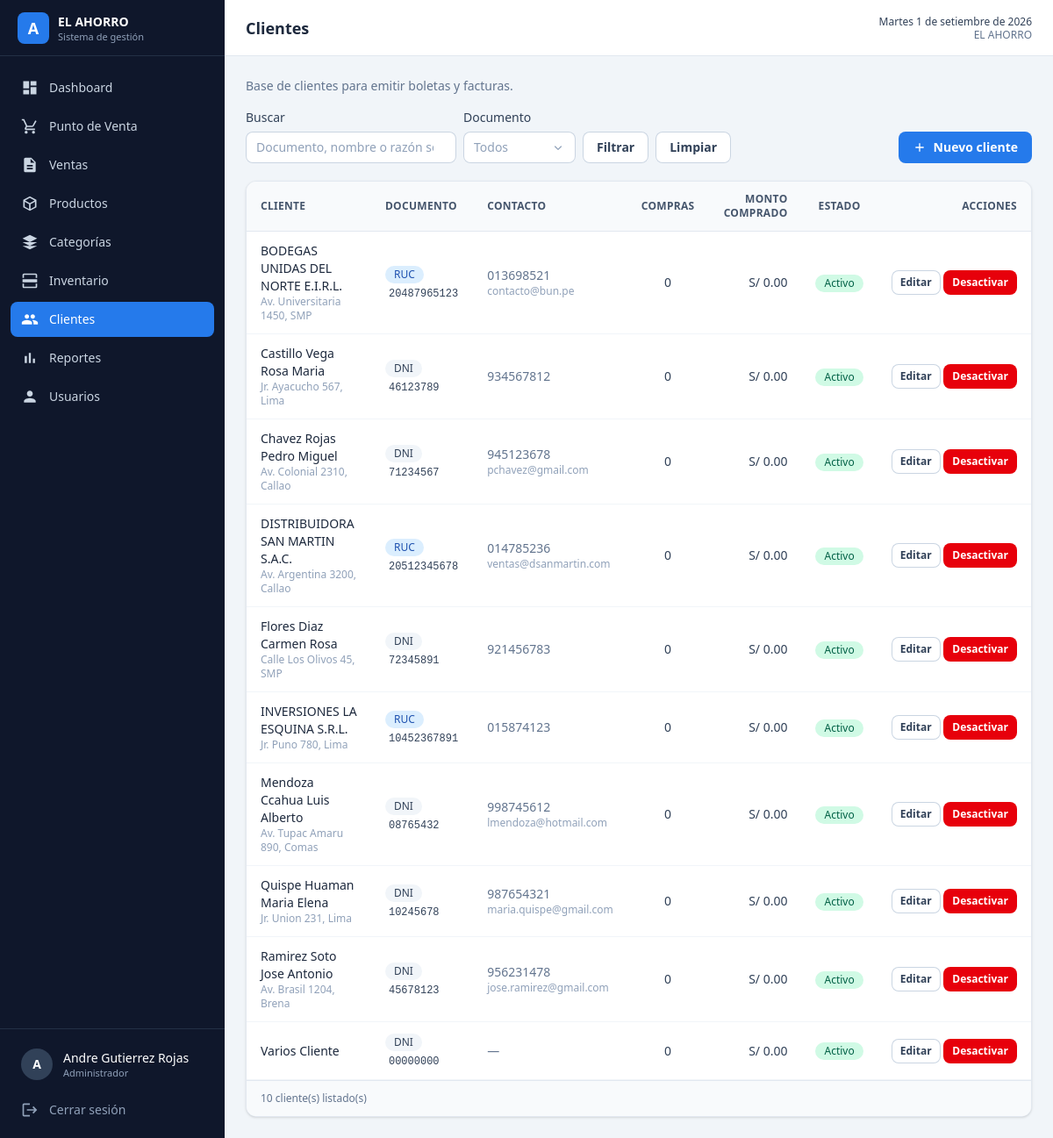
Screenshot of /pages/clientes.php (signed in) with the database file from the repository.
### tables this page shows
CREATE TABLE clientes (
    id_cliente       INT AUTO_INCREMENT PRIMARY KEY,
    tipo_documento   ENUM('DNI','RUC') NOT NULL DEFAULT 'DNI',
    numero_documento VARCHAR(11)   NOT NULL,
    nombres          VARCHAR(100)  NULL,
    apellidos        VARCHAR(100)  NULL,
    razon_social     VARCHAR(150)  NULL,
    telefono         VARCHAR(20)   NULL,
    email            VARCHAR(100)  NULL,
    direccion        VARCHAR(200)  NULL,
    estado           TINYINT(1)    NOT NULL DEFAULT 1,
    created_at       TIMESTAMP     NOT NULL DEFAULT CURRENT_TIMESTAMP,
    updated_at       TIMESTAMP     NULL DEFAULT NULL ON UPDATE CURRENT_TIMESTAMP,
    CONSTRAINT uq_clientes_documento UNIQUE (numero_documento),
    INDEX idx_clientes_nombres (apellidos, nombres)
);

### config.php (called while the page is built, shortened)
<?php
function e($valor)
{
    return htmlspecialchars((string) $valor, ENT_QUOTES, 'UTF-8');
}
function money($monto)
{
    return 'S/ ' . number_format((float) $monto, 2, '.', ',');
}

### database/Conexion.php (called while the page is built)
<?php
class Conexion
{
    private static $instancia = null;
    public static function conectar()
    {
        if (self::$instancia !== null) {
            return self::$instancia;
        }
        try {
            $host = $_ENV['DB_HOST'] ?? (getenv('DB_HOST') ?: 'localhost');
            $db   = $_ENV['DB_NAME'] ?? (getenv('DB_NAME') ?: 'minimarket');
            $user = $_ENV['DB_USER'] ?? (getenv('DB_USER') ?: 'root');
            $pass = $_ENV['DB_PASS'] ?? (getenv('DB_PASS') ?: '');
            $conexion = new PDO(
                'mysql:host=' . $host . ';dbname=' . $db . ';charset=utf8mb4',
                $user,
                $pass,
                [
                    PDO::ATTR_ERRMODE            => PDO::ERRMODE_EXCEPTION,
                    PDO::ATTR_DEFAULT_FETCH_MODE => PDO::FETCH_ASSOC,
                    PDO::ATTR_EMULATE_PREPARES   => false,
                ]
            );
            self::$instancia = $conexion;
            return $conexion;
        } catch (PDOException $e) {
            die('Error de conexión a la base de datos: ' . $e->getMessage());
        }
    }
}

### controllers/ClienteController.php (called while the page is built, shortened)
<?php
require_once __DIR__ . '/../models/Cliente.php';
class ClienteController
{
    private $modelo;
    public function __construct()
    {
        $this->modelo = new Cliente();
    }
    public function listar($filtros = [])
    {
        return $this->modelo->listar($filtros);
    }
}

### models/Cliente.php (called while the page is built, shortened)
<?php
require_once __DIR__ . '/../database/Conexion.php';
class Cliente
{
    private $conexion;
    public function __construct()
    {
        $this->conexion = Conexion::conectar();
    }
    private function expresionNombre($alias = 'c')
    {
        return "TRIM(COALESCE({$alias}.razon_social,
                CONCAT(COALESCE({$alias}.apellidos, ''), ' ',
                       COALESCE({$alias}.nombres, ''))))";
    }
    public function listar($filtros = [])
    {
        $nombre = $this->expresionNombre();
        $sql = "
            SELECT
                c.*,
                {$nombre} AS nombre_completo,
                COUNT(v.id_venta) AS total_compras,
                COALESCE(SUM(CASE WHEN v.estado = 'EMITIDA' THEN v.total ELSE 0 END), 0) AS monto_comprado
            FROM clientes c
            LEFT JOIN ventas v ON v.id_cliente = c.id_cliente
            WHERE 1 = 1
        ";
        $parametros = [];
        $sql .= " GROUP BY c.id_cliente ORDER BY {$nombre} ASC";
        $stmt = $this->conexion->prepare($sql);
        $stmt->execute($parametros);
        return $stmt->fetchAll();
    }
}

### middleware/Auth.php (called while the page is built, shortened)
<?php
class Auth
{
    public static function rol()
    {
        return $_SESSION['usuario']['rol'] ?? null;
    }
    public static function esAdministrador()
    {
        return in_array(self::rol(), ['Administrador', 'SuperAdministrador'], true);
    }
}

### pages/clientes.php (the view, shortened to what this page needs)
<?php
require_once __DIR__ . '/../config.php';
require_once __DIR__ . '/../middleware/Auth.php';
require_once __DIR__ . '/../controllers/ClienteController.php';
$controlador = new ClienteController();
$filtros = [
    'busqueda'       => trim($_GET['q'] ?? ''),
    'tipo_documento' => $_GET['tipo'] ?? '',
];
$clientes = $controlador->listar($filtros);
require __DIR__ . '/../components/layout_inicio.php';
?>
<p class="mb-4 text-sm text-slate-500">Base de clientes para emitir boletas y facturas.</p>
<div class="mb-5 flex flex-wrap items-end justify-between gap-3">
    <form method="GET" action="<?= BASE_URL ?>clientes" class="flex flex-wrap items-end gap-2">
        <div>
            <label for="q" class="etiqueta">Buscar</label>
            <input type="search" id="q" name="q" value="<?= e($filtros['busqueda']) ?>"
                class="campo w-60" placeholder="Documento, nombre o razón social">
        </div>
        <div>
            <label for="tipo" class="etiqueta">Documento</label>
        </div>
        <button type="submit" class="btn-secundario">Filtrar</button>
        <a href="<?= BASE_URL ?>clientes" class="btn-secundario">Limpiar</a>
    </form>
    <button type="button" class="btn-primario" onclick="abrirModal()">
        <svg class="h-4 w-4" viewBox="0 0 24 24" fill="currentColor">
            <path d="M19 13h-6v6h-2v-6H5v-2h6V5h2v6h6v2z" />
        </svg>
        Nuevo cliente
    </button>
</div>
<div class="tarjeta overflow-hidden">
    <div class="hidden overflow-x-auto sm:block">
        <table class="tabla">
            <thead>
                <tr>
                    <th>Cliente</th>
                    <th>Documento</th>
                    <th>Contacto</th>
                    <th class="text-center">Compras</th>
                    <th class="text-right">Monto comprado</th>
                    <th class="text-center">Estado</th>
                    <th class="text-right">Acciones</th>
                </tr>
            </thead>
            <tbody>
                <?php foreach ($clientes as $cliente): ?>
                    <tr>
                        <td>
                            <p class="font-medium text-slate-800"><?= e($cliente['nombre_completo']) ?></p>
                            <?php if (!empty($cliente['direccion'])): ?>
                                <p class="text-xs text-slate-400"><?= e($cliente['direccion']) ?></p>
                            <?php endif; ?>
                        </td>
                        <td>
                            <span class="<?= $cliente['tipo_documento'] === 'RUC' ? 'badge-azul' : 'badge-gris' ?>">
                                <?= e($cliente['tipo_documento']) ?>
                            </span>
                            <span class="ml-1 font-mono text-xs"><?= e($cliente['numero_documento']) ?></span>
                        </td>
                        <td class="text-slate-500">
                            <?= e($cliente['telefono'] ?: '—') ?>
                            <?php if (!empty($cliente['email'])): ?>
                                <p class="text-xs text-slate-400"><?= e($cliente['email']) ?></p>
                            <?php endif; ?>
                        </td>
                        <td class="text-center"><?= (int) $cliente['total_compras'] ?></td>
                        <td class="text-right font-medium"><?= money($cliente['monto_comprado']) ?></td>
                        <td class="text-center">
                            <?php if ((int) $cliente['estado'] === 1): ?>
                                <span class="badge-verde">Activo</span>
                            <?php else: ?>
                                <span class="badge-gris">Inactivo</span>
                            <?php endif; ?>
                        </td>
                        <td class="text-right whitespace-nowrap">
                            <button type="button" class="btn-secundario btn-sm"
                                onclick='editar(<?= json_encode($cliente, JSON_HEX_APOS | JSON_HEX_QUOT) ?>)'>
                                Editar
                            </button>
                            <?php if (Auth::esAdministrador()): ?>
                                <form method="POST" action="<?= BASE_URL ?>clientes" class="inline">
                                    <button type="submit"
                                        class="<?= (int) $cliente['estado'] === 1 ? 'btn-peligro' : 'btn-exito' ?> btn-sm">
                                        <?= (int) $cliente['estado'] === 1 ? 'Desactivar' : 'Activar' ?>
                                    </button>
                                </form>
                            <?php endif; ?>
                        </td>
                    </tr>
                <?php endforeach; ?>
            </tbody>
        </table>
    </div>
    <div class="border-t border-slate-200 bg-slate-50 px-4 py-3 text-xs text-slate-500">
        <?= count($clientes) ?> cliente(s) listado(s)
    </div>
</div>
<?php require __DIR__ . '/../components/layout_fin.php'; ?>

### rows the page displays
clientes: nombre_completo "BODEGAS UNIDAS DEL NORTE E.I.R.L.", direccion "Av. Universitaria 1450, SMP", tipo_documento "RUC", numero_documento "20487965123", telefono "013698521", email "contacto@bun.pe", total_compras "0", monto_comprado "S/ 0.00", estado "Activo"
clientes: nombre_completo "Castillo Vega Rosa Maria", direccion "Jr. Ayacucho 567, Lima", tipo_documento "DNI", numero_documento "46123789", telefono "934567812", total_compras "0", monto_comprado "S/ 0.00", estado "Activo"
clientes: nombre_completo "Chavez Rojas Pedro Miguel", direccion "Av. Colonial 2310, Callao", tipo_documento "DNI", numero_documento "71234567", telefono "945123678", email "pchavez@gmail.com", total_compras "0", monto_comprado "S/ 0.00", estado "Activo"
clientes: nombre_completo "DISTRIBUIDORA SAN MARTIN S.A.C.", direccion "Av. Argentina 3200, Callao", tipo_documento "RUC", numero_documento "20512345678", telefono "014785236", email "ventas@dsanmartin.com", total_compras "0", monto_comprado "S/ 0.00", estado "Activo"
clientes: nombre_completo "Flores Diaz Carmen Rosa", direccion "Calle Los Olivos 45, SMP", tipo_documento "DNI", numero_documento "72345891", telefono "921456783", total_compras "0", monto_comprado "S/ 0.00", estado "Activo"
clientes: nombre_completo "INVERSIONES LA ESQUINA S.R.L.", direccion "Jr. Puno 780, Lima", tipo_documento "RUC", numero_documento "10452367891", telefono "015874123", total_compras "0", monto_comprado "S/ 0.00", estado "Activo"
clientes: nombre_completo "Mendoza Ccahua Luis Alberto", direccion "Av. Tupac Amaru 890, Comas", tipo_documento "DNI", numero_documento "08765432", telefono "998745612", email "lmendoza@hotmail.com", total_compras "0", monto_comprado "S/ 0.00", estado "Activo"
clientes: nombre_completo "Quispe Huaman Maria Elena", direccion "Jr. Union 231, Lima", tipo_documento "DNI", numero_documento "10245678", telefono "987654321", email "maria.quispe@gmail.com", total_compras "0", monto_comprado "S/ 0.00", estado "Activo"
clientes: nombre_completo "Ramirez Soto Jose Antonio", direccion "Av. Brasil 1204, Brena", tipo_documento "DNI", numero_documento "45678123", telefono "956231478", email "jose.ramirez@gmail.com", total_compras "0", monto_comprado "S/ 0.00", estado "Activo"
clientes: nombre_completo "Varios Cliente", tipo_documento "DNI", numero_documento "00000000", telefono "—", total_compras "0", monto_comprado "S/ 0.00", estado "Activo"

### other values shown
$__nombreComercial "EL AHORRO"
$item['texto'] "Dashboard"
$item['texto'] "Punto de Venta"
$item['texto'] "Ventas"
$item['texto'] "Productos"
$item['texto'] "Categorías"
$item['texto'] "Inventario"
$item['texto'] "Clientes"
$item['texto'] "Reportes"
$item['texto'] "Usuarios"
mb_strtoupper(mb_substr(Auth::nombre(), 0, 1)) "A"
Auth::nombre() "Andre Gutierrez Rojas"
$__rolActual "Administrador"
$titulo "Clientes"
strftime_es() "Martes 1 de setiembre de 2026"
